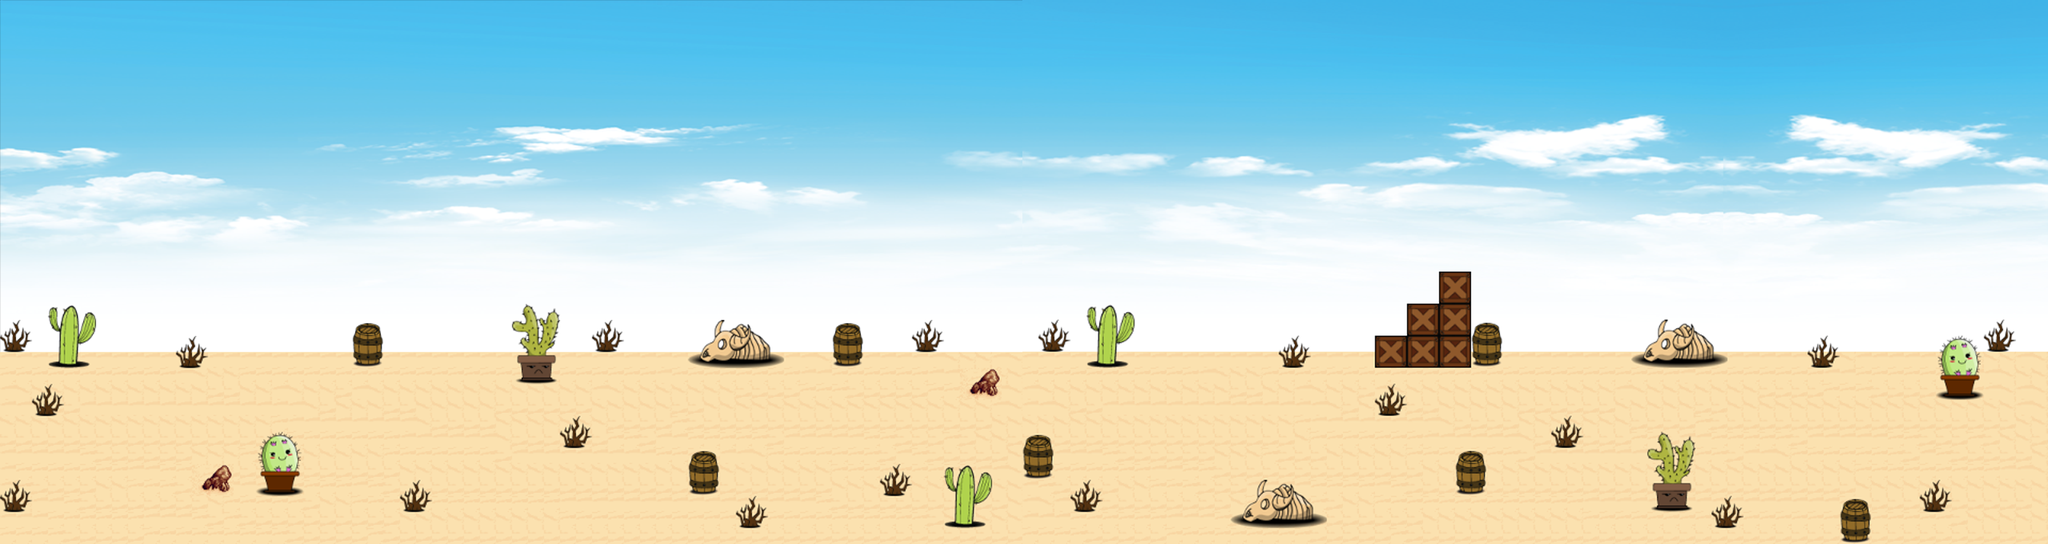

The image is a tile-based game level rendered from a .tmx file. Its description and source (layers, tilesets, objects; grid data summarised) follow:
An orthogonal 128x34 tile map with 20x20 px tiles, 1 tile layer (Tile Layer 1).

<map version="1.0" tiledversion="1.0.3" orientation="orthogonal" renderorder="right-down" width="128" height="34" tilewidth="20" tileheight="20" nextobjectid="1">
 <tileset firstgid="1" source="desertei.tsx" />
 <layer name="Tile Layer 1" width="128" height="34">
  <data>[4352 cells, 4352 non-empty, 4352 distinct tile ids]</data>
 </layer>
</map>